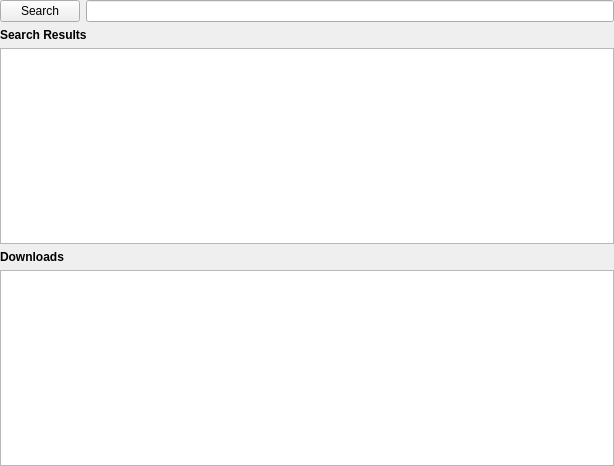
<ui version="4.0" >
 <class>Downloader</class>
 <widget class="QWidget" name="Downloader" >
  <property name="geometry" >
   <rect>
    <x>0</x>
    <y>0</y>
    <width>614</width>
    <height>466</height>
   </rect>
  </property>
  <property name="windowTitle" >
   <string>Downloader</string>
  </property>
  <layout class="QVBoxLayout" name="verticalLayout_2" >
   <property name="spacing" >
    <number>6</number>
   </property>
   <property name="margin" >
    <number>0</number>
   </property>
   <item>
    <layout class="QVBoxLayout" name="verticalLayout" >
     <item>
      <layout class="QHBoxLayout" name="horizontalLayout" >
       <item>
        <widget class="QPushButton" name="btn_search" >
         <property name="text" >
          <string>Search</string>
         </property>
        </widget>
       </item>
       <item>
        <widget class="QLineEdit" name="lne_search" />
       </item>
      </layout>
     </item>
     <item>
      <widget class="QLabel" name="label" >
       <property name="font" >
        <font>
         <weight>75</weight>
         <bold>true</bold>
        </font>
       </property>
       <property name="text" >
        <string>Search Results</string>
       </property>
      </widget>
     </item>
     <item>
      <widget class="QTreeView" name="trw_results" >
       <property name="contextMenuPolicy" >
        <enum>Qt::ActionsContextMenu</enum>
       </property>
      </widget>
     </item>
     <item>
      <widget class="QLabel" name="label_2" >
       <property name="font" >
        <font>
         <weight>75</weight>
         <bold>true</bold>
        </font>
       </property>
       <property name="text" >
        <string>Downloads</string>
       </property>
      </widget>
     </item>
     <item>
      <widget class="QTreeView" name="trw_downloads" >
       <property name="contextMenuPolicy" >
        <enum>Qt::ActionsContextMenu</enum>
       </property>
      </widget>
     </item>
    </layout>
   </item>
  </layout>
 </widget>
 <resources/>
 <connections/>
</ui>
